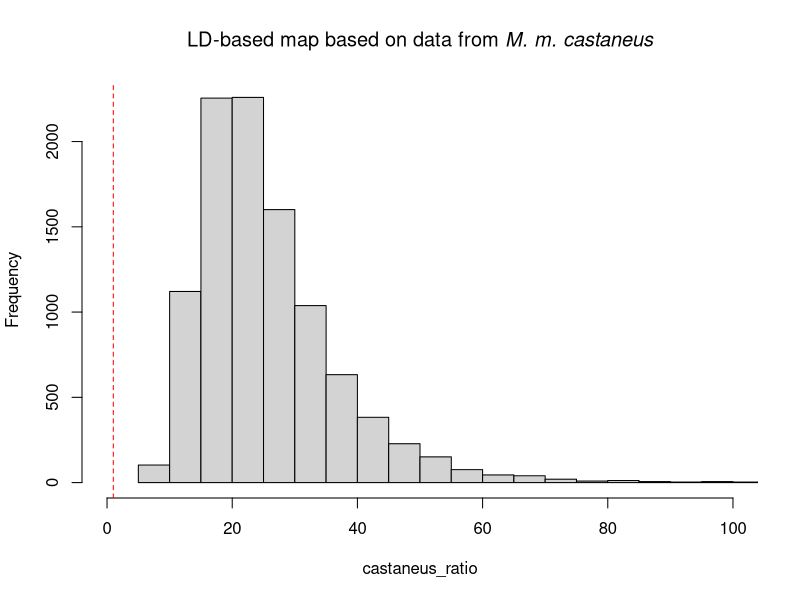

This chart was generated by the following R code: (Note: this script raises an error after producing the figure.)
rm(list = ls())
### Script to bootstrap the estiamtes of fitness change and get the ratio of adaptation in the two classes of sites.

## I'll use a truncated normal distribution for the sampling so that we don't get negative values

library(msm)

## This function gets the fitness change (delta W) for a particular set of selection parameters
delta_W <- function(Nes_1, Nes_2, pa_1, pa_2, sites){
  s1_squared <- (Nes_1/426200/2)^2
  s2_squared <- (Nes_2/426200/2)^2

  dW1 <- s1_squared * pa_1 * sites * 1e6 * 5.4e-9   
  dW2 <- s2_squared * pa_2 * sites * 1e6 * 5.4e-9   
  return( dW1 + dW2 )

}

  ### LD-based castaneus map
exon_2Nes_mean_1 = 19200
exon_2Nes_se_1 = 1560
    
exon_2Nes_mean_2 = 228
exon_2Nes_se_2 = 28.7

exon_pa_mean_1 = 0.000009
exon_pa_se_1 = 0.000001

exon_pa_mean_2 = 0.00098
exon_pa_se_2 = 0.00014


cne_2Nes_mean_1 = 448
cne_2Nes_se_1 = 62.1

cne_2Nes_mean_2 = 24.2
cne_2Nes_se_2 = 6.5

cne_pa_mean_1 = 0.00030
cne_pa_se_1 = 0.000069

cne_pa_mean_2 = 0.0078
cne_pa_se_2 = 0.0023

exon_sites = 24
cne_sites = 54

    
  
  
castaneus_point_estimate = delta_W(exon_2Nes_mean_1, exon_2Nes_mean_2, exon_pa_mean_1, exon_pa_mean_2, exon_sites)/delta_W(cne_2Nes_mean_1, cne_2Nes_mean_2, cne_pa_mean_1, cne_pa_mean_2, cne_sites)


exon_2Nes_1_boots <- rtnorm( 10000, exon_2Nes_mean_1, exon_2Nes_se_1, lower = 0)
exon_2Nes_2_boots <- rtnorm( 10000, exon_2Nes_mean_2, exon_2Nes_se_2, lower = 0)

exon_pa_1_boots <- rtnorm( 10000, exon_pa_mean_1, exon_pa_se_1, lower = 0)
exon_pa_2_boots <- rtnorm( 10000, exon_pa_mean_2, exon_pa_se_2, lower = 0)

cne_2Nes_1_boots <- rtnorm( 10000, cne_2Nes_mean_1, cne_2Nes_se_1, lower = 0)
cne_2Nes_2_boots <- rtnorm( 10000, cne_2Nes_mean_2, cne_2Nes_se_2, lower = 0)

cne_pa_1_boots <- rtnorm( 10000, cne_pa_mean_1, cne_pa_se_1, lower = 0)
cne_pa_2_boots <- rtnorm( 10000, cne_pa_mean_2, cne_pa_se_2, lower = 0)


castaneus_ratio  = delta_W(exon_2Nes_1_boots, exon_2Nes_2_boots, exon_pa_1_boots, exon_pa_2_boots, exon_sites)/delta_W(cne_2Nes_1_boots, cne_2Nes_2_boots, cne_pa_1_boots, cne_pa_2_boots, cne_sites)

hist(castaneus_ratio, breaks = 50, xlim = c(0,100), main = expression("LD-based map based on data from" * italic(" M. m. castaneus")))
abline(v =1 , col = "red", lty = 2)
abline(v =point_estimate , col = "black", lwd = 2)

###### Cox map

exon_2Nes_mean_1 = 6173
exon_2Nes_se_1 = 2645

exon_2Nes_mean_2 = 208
exon_2Nes_se_2 = 105

exon_pa_mean_1 = 0.000008
exon_pa_se_1 = 0.000005

exon_pa_mean_2 = 0.00035
exon_pa_se_2 = 0.00018


cne_2Nes_mean_1 = 1910
cne_2Nes_se_1 = 673

cne_2Nes_mean_2 = 7.0
cne_2Nes_se_2 = 3.5

cne_pa_mean_1 = 0.000013
cne_pa_se_1 = 0.000006

cne_pa_mean_2 = 0.0178
cne_pa_se_2 = 0.0129

exon_sites = 24
cne_sites = 54




cox_point_estimate = delta_W(exon_2Nes_mean_1, exon_2Nes_mean_2, exon_pa_mean_1, exon_pa_mean_2, exon_sites)/delta_W(cne_2Nes_mean_1, cne_2Nes_mean_2, cne_pa_mean_1, cne_pa_mean_2, cne_sites)


exon_2Nes_1_boots <- rtnorm( 1000, exon_2Nes_mean_1, exon_2Nes_se_1, lower = 0)
exon_2Nes_2_boots <- rtnorm( 1000, exon_2Nes_mean_2, exon_2Nes_se_2, lower = 0)

exon_pa_1_boots <- rtnorm( 1000, exon_pa_mean_1, exon_pa_se_1, lower = 0)
exon_pa_2_boots <- rtnorm( 1000, exon_pa_mean_2, exon_pa_se_2, lower = 0)

cne_2Nes_1_boots <- rtnorm( 1000, cne_2Nes_mean_1, cne_2Nes_se_1, lower = 0)
cne_2Nes_2_boots <- rtnorm( 1000, cne_2Nes_mean_2, cne_2Nes_se_2, lower = 0)

cne_pa_1_boots <- rtnorm( 1000, cne_pa_mean_1, cne_pa_se_1, lower = 0)
cne_pa_2_boots <- rtnorm( 1000, cne_pa_mean_2, cne_pa_se_2, lower = 0)

cox_ratio  = delta_W(exon_2Nes_1_boots, exon_2Nes_2_boots, exon_pa_1_boots, exon_pa_2_boots, exon_sites)/delta_W(cne_2Nes_1_boots, cne_2Nes_2_boots, cne_pa_1_boots, cne_pa_2_boots, cne_sites)

hist(cox_ratio  ,main = expression("LD-based map based on data from" * italic(" M. m. castaneus")))
abline(v =1 , col = "red", lty = 2)
abline(v =point_estimate , col = "black", lwd = 2)


both<- data.frame( "Pedigree.based.map" = cox_ratio, "LD.based.map" = castaneus_ratio)

library(ggplot2)
library(reshape2)

options(scipen=999)

cox_point_estimate
quantile(cox_ratio, c(0.025,0.975))

castaneus_point_estimate
quantile(castaneus_ratio, c(0.025,0.975))

lineHolder <- data.frame(variable = c("Pedigree.based.map", "LD.based.map"), pointEstimate = c(cox_point_estimate, castaneus_point_estimate))

ggplot(data = melt(both))+
  geom_density( aes(x = value), fill = "grey")+
  scale_x_log10(expression(Delta*W["Exons"]/Delta*W["CNEs"]))+
  facet_wrap(~variable)+
  geom_vline(xintercept = 1)+
  geom_vline(data = lineHolder, aes(xintercept = pointEstimate), col = "red", lwd = 1.3, lty = 3)+
  theme_bw()
